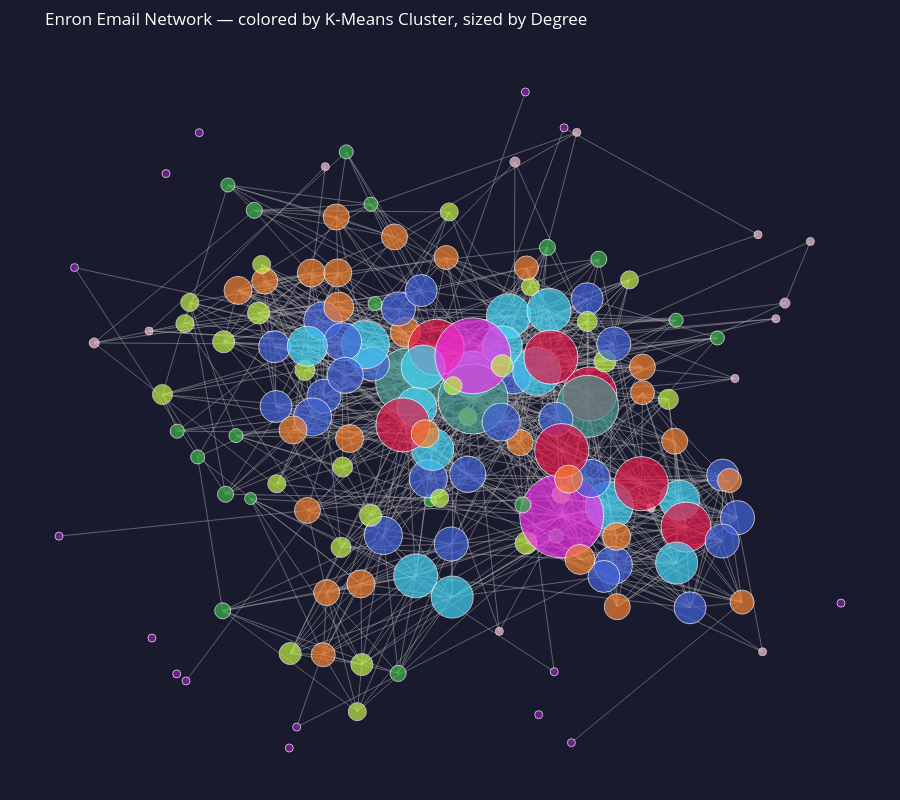

Notebook code cell kept with this figure:
### Code cell
# Force-directed layout
pos = nx.spring_layout(G, seed=42, k=0.6)

# --- Edge traces ---
edge_x, edge_y = [], []
for u, v in G.edges():
    x0, y0 = pos[u]
    x1, y1 = pos[v]
    edge_x += [x0, x1, None]
    edge_y += [y0, y1, None]

edge_trace = go.Scatter(
    x=edge_x, y=edge_y,
    mode='lines',
    line=dict(width=0.5, color='#aaaaaa'),
    hoverinfo='none'
)

# --- Node traces ---
node_x, node_y, colors, sizes, hover_text = [], [], [], [], []
for node in G.nodes():
    x, y = pos[node]
    meta   = node_meta.get(node, {})
    cluster = str(meta.get('cluster_label', '0'))
    degree  = meta.get('degree', 1)

    node_x.append(x)
    node_y.append(y)
    colors.append(CLUSTER_COLORS.get(cluster, '#aaaaaa'))
    sizes.append(max(8, degree * 2))
    hover_text.append(f"<b>{node}</b><br>Cluster: {cluster}<br>Degree: {degree}")

node_trace = go.Scatter(
    x=node_x, y=node_y,
    mode='markers',
    hovertext=hover_text,
    hoverinfo='text',
    marker=dict(
        color=colors,
        size=sizes,
        line=dict(width=1, color='white')
    )
)

# --- Figure ---
fig = go.Figure(
    data=[edge_trace, node_trace],
    layout=go.Layout(
        title='Enron Email Network — colored by K-Means Cluster, sized by Degree',
        showlegend=False,
        hovermode='closest',
        paper_bgcolor='#1a1a2e',
        plot_bgcolor='#1a1a2e',
        font=dict(color='white'),
        xaxis=dict(showgrid=False, zeroline=False, showticklabels=False),
        yaxis=dict(showgrid=False, zeroline=False, showticklabels=False),
        height=800,
        margin=dict(l=10, r=10, t=50, b=10)
    )
)
fig.show()

### Figure 1 — Plotly figure (JSON) as saved in the notebook; plotly's stock layout.template omitted (floating-point values rounded to 4 significant figures; data arrays with more than 128 entries replaced by an {"elided": "..."} marker saying what was removed)
{"data": [{"hoverinfo": "none", "line": {"color": "#aaaaaa", "width": 0.5}, "mode": "lines", "type": "scatter", "x": {"elided": "2952 float values"}, "y": {"elided": "2952 float values"}}, {"hoverinfo": "text", "hovertext": {"elided": "153 str values"}, "marker": {"color": {"elided": "153 str values"}, "line": {"color": "white", "width": 1}, "size": {"elided": "153 int values"}}, "mode": "markers", "type": "scatter", "x": {"elided": "153 float values"}, "y": {"elided": "153 float values"}}], "layout": {"font": {"color": "white"}, "height": 800, "hovermode": "closest", "margin": {"b": 10, "l": 10, "r": 10, "t": 50}, "paper_bgcolor": "#1a1a2e", "plot_bgcolor": "#1a1a2e", "showlegend": false, "title": {"text": "Enron Email Network — colored by K-Means Cluster, sized by Degree"}, "xaxis": {"showgrid": false, "showticklabels": false, "zeroline": false}, "yaxis": {"showgrid": false, "showticklabels": false, "zeroline": false}}}
